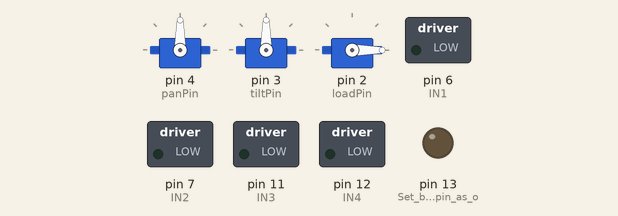
Simulated run of this sketch. Board: Arduino Uno, built with avr-gcc and run on an emulated ATmega328P. Parts: 3 × servo, switched loads named in the sketch (green lamp = pin HIGH), output pins drawn as LEDs (lit = HIGH).

Above: at 0.05 s.
At 4.65 s:
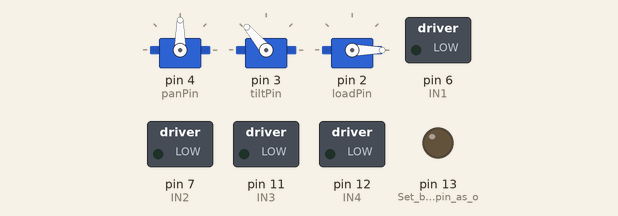
At 5.8 s:
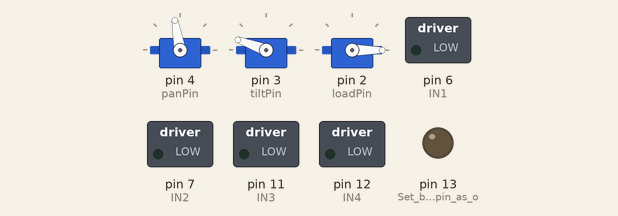
At 6.95 s:
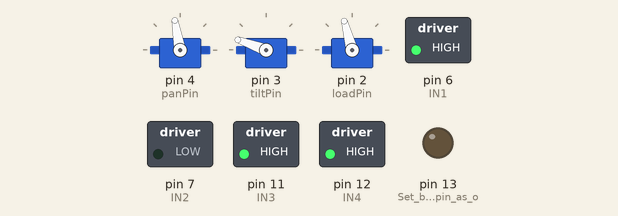
At 8.1 s:
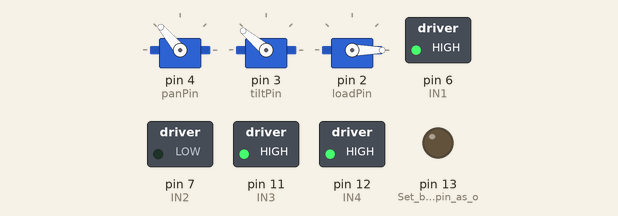
At 9.25 s:
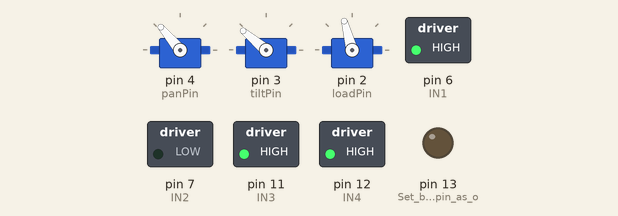
Timing chart, 0 to 12.1 s (numbered marks = the images above):
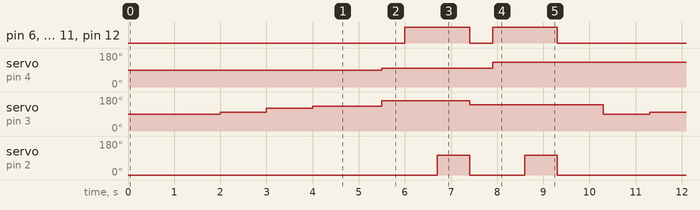

The sketch:

Demo.ino
```cpp
# include <Servo.h>

Servo pan;
Servo tilt;
Servo load;
uint8_t panPin= 4 , tiltPin = 3 , loadPin = 2; // Servo pin numbers
uint8_t IN1 = 6, IN2 = 7, IN3 = 11, IN4 = 12; // Motor driver pin numbers
static int xCenter = 320 , yCenter = 240 ; // Pixel center of camera
int pixelBuffer = 50; // Buffer range that determines when it is on-target and ready to fire

int xTarget = 0;
int yTarget = 0;
int sampleRate  = 100; // delay
bool targetFound = false;
bool readyToFire = true; // This variable will turn the motors off until new CV2 data is recieved
bool firingInProgress = false;


void fire() {
  int shootingSpeed = 255;


  analogWrite(IN1, shootingSpeed); digitalWrite(IN2, LOW);
  analogWrite(IN3, shootingSpeed); digitalWrite(IN4, HIGH);
  delay(700);


  load.write(105); // Push bullet
  delay(700);
  load.write(0); // Reset load
  digitalWrite(IN1, LOW); digitalWrite(IN2, LOW);
  digitalWrite(IN3, LOW); digitalWrite(IN4, LOW);


}


void aim() {
  if ((abs(xCenter - xTarget) < pixelBuffer) &&
      (abs(yCenter - yTarget) < pixelBuffer) &&
      targetFound && readyToFire && !firingInProgress) {

    firingInProgress = true;  // Mark that firing has started
  }
}


float updatePID(float dt){


  float kpPan = 0.2, kiPan = 0, kdPan = 0; // Gains for Pan and Tilt PID Controller
  float kpTilt = 0.2, kiTilt = 0, kdTilt = 0;
  static float pastIntegralPan= 0, pastIntegralTilt = 0;
  static float essPrevPan = 0, essPrevTilt = 0;

  int essPan = xCenter - xTarget;
  int essTilt = yCenter - yTarget;

  ///////PID for Pan//////////
  if(abs(essPan) > pixelBuffer){
  float integralPan  = essPan*dt + pastIntegralPan;
  float derivativePan = (essPan-essPrevPan)/dt;

  float panOutput = kpPan*essPan + kiPan*integralPan + kdPan*derivativePan;
  float panOutputConstrained = constrain(panOutput + 90,0,180);
  pan.write(panOutputConstrained);

  essPrevPan= essPan;
  pastIntegralPan = integralPan;
  }
  /////////////////////////////


  ///////PID for tilt/////////
  if(abs(essTilt)> pixelBuffer){
  float integralTilt  = essTilt*dt + pastIntegralTilt;
  float derivativeTilt = (essTilt-essPrevTilt)/dt;

  float tiltOutput = kpTilt*essTilt + kiTilt*integralTilt + kdTilt*derivativeTilt;
  float tiltOutputConstrained = constrain(tiltOutput + 90,0,180);

  tilt.write(tiltOutputConstrained);

  essPrevTilt = essTilt;
  pastIntegralTilt = integralTilt;
  }

}


void setup() {
  pan.attach(panPin);
  tilt.attach(tiltPin);
  load.attach(loadPin);
  pinMode(IN1,OUTPUT); pinMode(IN2,OUTPUT); pinMode(IN3, OUTPUT); pinMode(IN4,OUTPUT);
  pinMode(LED_BUILTIN, OUTPUT);  // Set built-in LED pin as output
  Serial.begin(115200);

  pan.write(90);// Initialize all servos
  tilt.write(90);
  load.write(0);
}

void loop() {
  delay(1000);
  tilt.write(90);
  delay(1000);
  tilt.write(100);
  delay(1000);
  tilt.write(120);
  //fire();
  delay(1000);
  tilt.write(130);
  delay(1000);
  //fire();
  delay(500);
  tilt.write(160);
  pan.write(100);
  delay(500);
  fire();
  tilt.write(140);
  delay(500);
  pan.write(130);
  fire();


  }
```

Measured:
- by itself, pin 6 (IN1), pin 11 (IN3), pin 12 (IN4): repeats every 9.3 s: LOW 0.50 s, HIGH 1.4 s, LOW 6.0 s, HIGH 1.4 s
- by itself, servo on pin 4 (panPin): alternates 130° for 6.9 s and 100° for 2.4 s
- by itself, servo on pin 3 (tiltPin): repeats every 9.3 s: 120° 1.0 s, 130° 1.5 s, 160° 1.9 s, 140° 2.9 s, 90° 1.0 s, 100° 1.0 s
- by itself, servo on pin 2 (loadPin): repeats every 9.3 s: 0° 1.2 s, 105° 0.70 s, 0° 6.7 s, 105° 0.70 s
